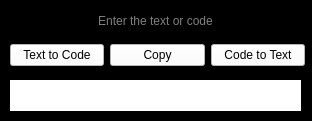
<?xml version="1.0" encoding="UTF-8"?>
<ui version="4.0">
 <class>Form</class>
 <widget class="QWidget" name="Form">
  <property name="geometry">
   <rect>
    <x>0</x>
    <y>0</y>
    <width>312</width>
    <height>121</height>
   </rect>
  </property>
  <property name="windowTitle">
   <string>Form</string>
  </property>
  <property name="styleSheet">
   <string notr="true">background-color: rgb(0, 0, 0);</string>
  </property>
  <widget class="QLineEdit" name="input">
   <property name="geometry">
    <rect>
     <x>10</x>
     <y>10</y>
     <width>291</width>
     <height>22</height>
    </rect>
   </property>
   <property name="styleSheet">
    <string notr="true">color: rgb(255, 255, 255);</string>
   </property>
   <property name="alignment">
    <set>Qt::AlignCenter</set>
   </property>
   <property name="placeholderText">
    <string>Enter the text or code</string>
   </property>
  </widget>
  <widget class="QLabel" name="output">
   <property name="geometry">
    <rect>
     <x>10</x>
     <y>80</y>
     <width>291</width>
     <height>31</height>
    </rect>
   </property>
   <property name="styleSheet">
    <string notr="true">background-color: rgb(255, 255, 255);</string>
   </property>
   <property name="text">
    <string/>
   </property>
   <property name="alignment">
    <set>Qt::AlignCenter</set>
   </property>
  </widget>
  <widget class="QWidget" name="layoutWidget">
   <property name="geometry">
    <rect>
     <x>10</x>
     <y>40</y>
     <width>295</width>
     <height>30</height>
    </rect>
   </property>
   <layout class="QHBoxLayout" name="horizontalLayout">
    <item>
     <widget class="QPushButton" name="textCode">
      <property name="styleSheet">
       <string notr="true">background-color: rgb(255, 255, 255);</string>
      </property>
      <property name="text">
       <string>Text to Code</string>
      </property>
     </widget>
    </item>
    <item>
     <widget class="QPushButton" name="copy">
      <property name="styleSheet">
       <string notr="true">background-color: rgb(255, 255, 255);</string>
      </property>
      <property name="text">
       <string>Copy</string>
      </property>
     </widget>
    </item>
    <item>
     <widget class="QPushButton" name="codeText">
      <property name="styleSheet">
       <string notr="true">background-color: rgb(255, 255, 255);</string>
      </property>
      <property name="text">
       <string>Code to Text</string>
      </property>
     </widget>
    </item>
   </layout>
  </widget>
 </widget>
 <resources/>
 <connections/>
</ui>
